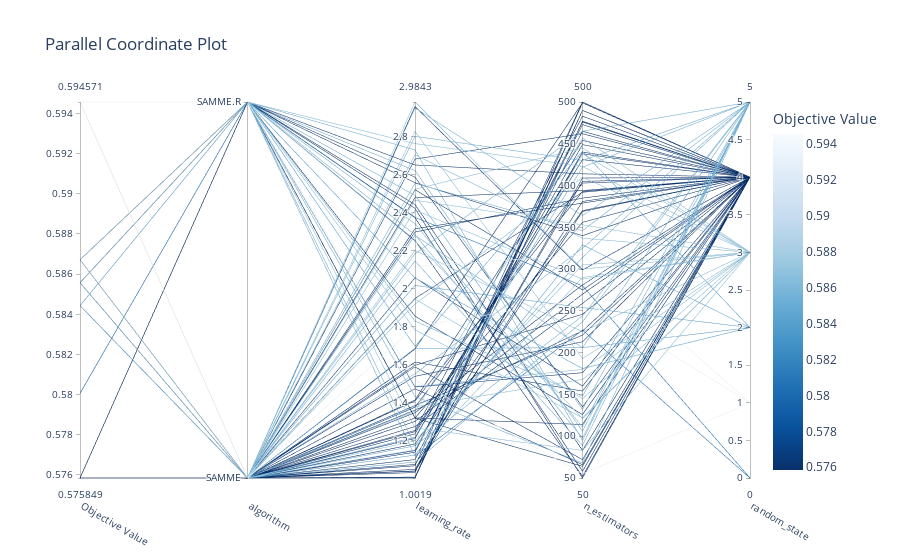

The cell this chart's notebook holds for it:
### Code cell
from matplotlib import pyplot as plt
fig_study = optuna.visualization.plot_parallel_coordinate(study_Ada, params=["n_estimators", "learning_rate","algorithm","random_state"])
fig_study.show()
